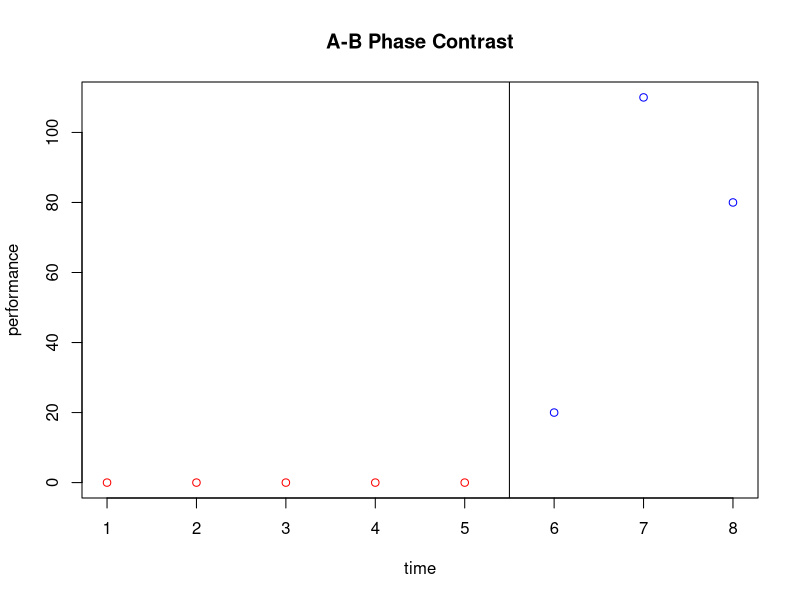

Reproduce this figure in R.

pnd=function(base,inter){
	base=base
	inter=inter
	max_base=max(base)
	length_inter=length(inter)
	percent=length(subset(inter,inter>max_base))/length_inter
	percent=percent*100
	print('pnd')
	print(percent)
}

pem=function(base,inter){
	base=base
	inter=inter
	median_base=median(base)
	length_inter=length(inter)
	percent=length(subset(inter,inter>median_base))/length_inter
	percent=percent*100
	print('pem')
	print(percent)
}


pemt=function(base,inter){
	base=base
	inter=inter
	x=seq(1,length(base),1)
	trend=lm(base~x)
	critical=trend$coefficients[1]+trend$coefficients[2]*x[length(x)]
	length_inter=length(inter)
	percent=length(subset(inter,inter>critical))/length_inter
	percent=percent*100
	print('pemt')
	print(percent)
}

pand=function(base,inter){
	base=base
	inter=inter
	max_base=max(base)
	length_inter=length(inter)
	removed=(length_inter-length(subset(inter,inter>max_base)))
	percent=(length_inter+length(base)-removed)/(length_inter+length(base))
	percent=percent*100
	print('pand')
	print(percent)
}

ird=function(base,inter){
	base=base
	inter=inter
	length_inter=length(inter)
	length_base=length(base)
	
	base_overlap=0
	for (i in 1:length_base){
		check=0
		for(j in 1:length_inter){
			if(base[i]>=inter[j]) check=1	
		}
		if (check==1) base_overlap=base_overlap+1
	}

	inter_overlap=0
	for (i in 1:length_inter){
		check=0
		for(j in 1:length_base){
			if(inter[i]<=base[j]) check=1
		}
		if (check==1) inter_overlap=inter_overlap+1
	}
	
	if(inter_overlap<=base_overlap)
		percent=(length_inter-inter_overlap)/length_inter
	else
		percent=1-(base_overlap/length_base)

	percent=abs(percent)
	
	percent=percent*100
	print('ird')
	print(percent)	
}

pdo=function(base,inter){
	base=base
	inter=inter
	max_base=max(base)
	length_inter=length(inter)
	length_base=length(base)
	comb=length_inter*length_base
	
	num=NULL
	for (i in 1:length_inter){
		count=0
		for(j in 1:length_base){
			if(inter[i]>base[j]) count=count+1	
		}
		num[i]=count
	}
	
	percent=sum(num)/comb
	percent=percent*100
	percent2=(percent/100)^2*100
	print('pdo')
	print(percent)
	print('pdo2')
	print(percent2)
}

nap=function(base,inter){
	base=base
	inter=inter
	length_inter=length(inter)
	length_base=length(base)
	comb=length_inter*length_base

	num=NULL
	for (i in 1:length_base){
		count=0
		for(j in 1:length_inter){
			if(base[i]>inter[j]) count=count+1	
			if(base[i]==inter[j]) count=count+.5	
		}
		num[i]=count
	}
	
	percent=(comb-sum(num))/comb
	percent=percent*100
	print('nap')
	print(percent)
}


mbr=function(base,inter){
	base=base
	inter=inter
	length_inter=length(inter)
	length_base=length(base)
	m3_base=mean(base[(length_base-2):length_base])
	m3_inter=mean(inter[(length_inter-2):length_inter])
	percent=(m3_base-m3_inter)/m3_base*100
	percent=percent
	print('mbr')
	print(percent)
}


pzd=function(base,inter){
	base=base
	inter=inter
	length_inter=length(inter)
	for (i in 1:length_inter){
		if (inter[i]==0){
		 place=i
		 break
		}
	}
	count=0
	for (i in place:length_inter){
		if (inter[i]==0) count=count+1
	}
	percent=count/(length_inter-place+1)*100
	print('pzd')
	print(percent)
}

run=function(base,inter,method){
	base=base
	inter=inter
	method=method
	
	if (method==1){
		pnd(base,inter)
		pem(base,inter)
		pemt(base,inter)
		pand(base,inter)
		ird(base,inter)
		pdo(base,inter)
		nap(base,inter)
	}
	else{
		mbr(base,inter)
		pzd(base,inter)	
	}
	x=c(base,inter)
	col = rep("blue",length(x))
	col[1:length(base)]='red'
	plot(x,col=col,ylab='performance',xlab='time',main='A-B Phase Contrast')
	abline(v=length(base)+.5)
}

base=c(0,0,0,0,0)
inter=c(20,110,80)

run(base,inter,1)



